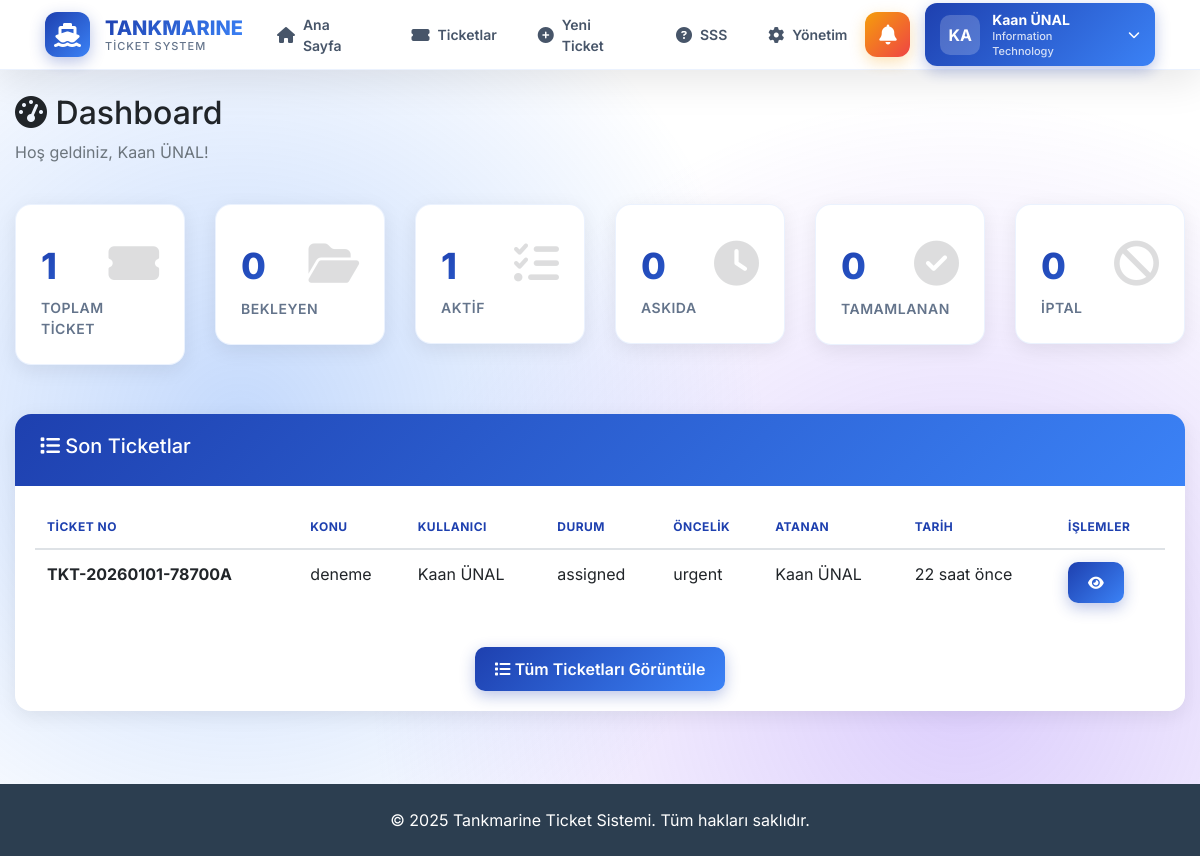
/dashboard.php (signed in), run on the app's committed database.
### tables this page shows
CREATE TABLE `tickets` (
  `id` int(11) NOT NULL,
  `ticket_number` varchar(20) NOT NULL,
  `user_id` int(11) NOT NULL,
  `assigned_to` int(11) DEFAULT NULL,
  `category_id` int(11) DEFAULT NULL,
  `subject` varchar(255) NOT NULL,
  `description` text NOT NULL,
  `priority` enum('low','medium','high','urgent') DEFAULT 'medium',
  `status` enum('open','assigned','in_progress','waiting','completed','cancelled') DEFAULT 'open',
  `attachment` varchar(255) DEFAULT NULL,
  `requires_approval` tinyint(1) DEFAULT 0,
  `approved_by` int(11) DEFAULT NULL,
  `created_at` timestamp NOT NULL DEFAULT current_timestamp(),
  `updated_at` timestamp NOT NULL DEFAULT current_timestamp() ON UPDATE current_timestamp()
);

CREATE TABLE `users` (
  `id` int(11) NOT NULL,
  `name` varchar(100) NOT NULL,
  `email` varchar(100) NOT NULL,
  `password` varchar(255) NOT NULL,
  `role` enum('admin','manager','user') DEFAULT 'user',
  `department` varchar(50) DEFAULT 'genel',
  `created_at` timestamp NOT NULL DEFAULT current_timestamp()
);

### config.php (called while the page is built, shortened)
<?php
function isAdmin()
{
    return isset($_SESSION['role']) && $_SESSION['role'] === 'admin';
}
function isManager()
{
    return isset($_SESSION['role']) && ($_SESSION['role'] === 'admin' || $_SESSION['role'] === 'manager');
}
function getUserId()
{
    return $_SESSION['user_id'] ?? null;
}
function getUserDepartment()
{
    return $_SESSION['department'] ?? null;
}
function getStatusBadge($status)
{
    $badges = [
        'open' => '<span class="badge badge-primary">Açık</span>',
        'assigned' => '<span class="badge badge-info">Atandı</span>',
        'in_progress' => '<span class="badge badge-warning">İşlemde</span>',
        'waiting' => '<span class="badge badge-secondary">Beklemede</span>',
        'completed' => '<span class="badge badge-success">Tamamlandı</span>',
        'cancelled' => '<span class="badge badge-danger">İptal</span>'
    ];
    return $badges[$status] ?? $status;
}
function getPriorityBadge($priority)
{
    $badges = [
        'low' => '<span class="badge badge-success">Düşük</span>',
        'medium' => '<span class="badge badge-info">Orta</span>',
        'high' => '<span class="badge badge-warning">Yüksek</span>',
        'urgent' => '<span class="badge badge-danger">Acil</span>'
    ];
    return $badges[$priority] ?? $priority;
}
function timeAgo($datetime)
{
    $timestamp = strtotime($datetime);
    $diff = time() - $timestamp;
    if ($diff < 86400) return floor($diff / 3600) . ' saat önce';
    return date('d.m.Y H:i', $timestamp);
}
function sanitize($data)
{
    return htmlspecialchars($data, ENT_QUOTES, 'UTF-8');
}
function canViewTicketDetail($ticket, $userId, $userRole, $userDept)
{
    if ($userRole === 'admin') {
        return true;
    }
    return false;
}

### dashboard.php (the view, shortened to what this page needs)
<?php
require_once 'config.php';
$userId = getUserId();
$role = getUserRole();
$stmt = $pdo->query("SELECT
    COUNT(*) as total,
    SUM(CASE WHEN status = 'open' THEN 1 ELSE 0 END) as open,
    SUM(CASE WHEN status = 'assigned' OR status = 'in_progress' THEN 1 ELSE 0 END) as active,
    SUM(CASE WHEN status = 'waiting' THEN 1 ELSE 0 END) as waiting,
    SUM(CASE WHEN status = 'completed' THEN 1 ELSE 0 END) as completed,
    SUM(CASE WHEN status = 'cancelled' THEN 1 ELSE 0 END) as cancelled
FROM tickets");
$stats = $stmt->fetch();
$userDept = getUserDepartment();
$stmt = $pdo->query("SELECT t.*, u.name as user_name, u.department as user_department,
                     a.name as assigned_name, c.department as category_department
                     FROM tickets t
                     LEFT JOIN users u ON t.user_id = u.id
                     LEFT JOIN users a ON t.assigned_to = a.id
                     LEFT JOIN categories c ON t.category_id = c.id
                     ORDER BY t.created_at DESC LIMIT 10");
$recent_tickets = $stmt->fetchAll();
include 'header.php';
?>
<div class="container-fluid mt-4">
    <div class="row mb-4">
        <div class="col-12">
            <h2><i class="fas fa-tachometer-alt"></i> Dashboard</h2>
            <p class="text-muted">Hoş geldiniz, <?php echo sanitize($_SESSION['user_name']); ?>!</p>
        </div>
    </div>
    <div class="row mb-4">
        <div class="col-md-2">
            <div class="stat-card stat-total">
                <div class="stat-icon"><i class="fas fa-ticket-alt"></i></div>
                <div class="stat-content">
                    <h3><?php echo $stats['total']; ?></h3>
                    <p>Toplam Ticket</p>
                </div>
            </div>
        </div>
        <div class="col-md-2">
            <div class="stat-card stat-open">
                <div class="stat-icon"><i class="fas fa-folder-open"></i></div>
                <div class="stat-content">
                    <h3><?php echo $stats['open']; ?></h3>
                    <p>Bekleyen</p>
                </div>
            </div>
        </div>
        <div class="col-md-2">
            <div class="stat-card stat-active">
                <div class="stat-icon"><i class="fas fa-tasks"></i></div>
                <div class="stat-content">
                    <h3><?php echo $stats['active']; ?></h3>
                    <p>Aktif</p>
                </div>
            </div>
        </div>
        <div class="col-md-2">
            <div class="stat-card stat-waiting">
                <div class="stat-icon"><i class="fas fa-clock"></i></div>
                <div class="stat-content">
                    <h3><?php echo $stats['waiting']; ?></h3>
                    <p>Askıda</p>
                </div>
            </div>
        </div>
        <div class="col-md-2">
            <div class="stat-card stat-completed">
                <div class="stat-icon"><i class="fas fa-check-circle"></i></div>
                <div class="stat-content">
                    <h3><?php echo $stats['completed']; ?></h3>
                    <p>Tamamlanan</p>
                </div>
            </div>
        </div>
        <div class="col-md-2">
            <div class="stat-card stat-cancelled">
                <div class="stat-icon"><i class="fas fa-ban"></i></div>
                <div class="stat-content">
                    <h3><?php echo $stats['cancelled']; ?></h3>
                    <p>İptal</p>
                </div>
            </div>
        </div>
    </div>
    <div class="row">
        <div class="col-12">
            <div class="card">
                <div class="card-header">
                    <h5><i class="fas fa-list"></i> Son Ticketlar</h5>
                </div>
                <div class="card-body">
                    <div class="table-responsive">
                        <table class="table table-hover">
                            <thead>
                                <tr>
                                    <th>Ticket No</th>
                                    <th>Konu</th>
                                    <?php if (isManager()): ?>
                                        <th>Kullanıcı</th>
                                    <?php endif; ?>
                                    <th>Durum</th>
                                    <th>Öncelik</th>
                                    <?php if (isAdmin()): ?>
                                        <th>Atanan</th>
                                    <?php endif; ?>
                                    <th>Tarih</th>
                                    <th>İşlemler</th>
                                </tr>
                            </thead>
                            <tbody>
                                <?php if (empty($recent_tickets)): ?>
                                    <tr>
                                        <td colspan="8" class="text-center">Henüz ticket bulunmuyor.</td>
                                    </tr>
                                <?php else: ?>
                                    <?php foreach ($recent_tickets as $ticket): ?>
                                        <?php $can_view_detail = canViewTicketDetail($ticket, $userId, $role, $userDept); ?>
                                        <tr <?php echo !$can_view_detail ? 'style="opacity: 0.6;"' : ''; ?>>
                                            <td><strong><?php echo sanitize($ticket['ticket_number']); ?></strong></td>
                                            <td><?php echo sanitize($ticket['subject']); ?></td>
                                            <?php if (isManager()): ?>
                                                <td><?php echo sanitize($ticket['user_name']); ?></td>
                                            <?php endif; ?>
                                            <td><?php echo getStatusBadge($ticket['status']); ?></td>
                                            <td><?php echo getPriorityBadge($ticket['priority']); ?></td>
                                            <?php if (isAdmin()): ?>
                                                <td><?php echo $ticket['assigned_name'] ? sanitize($ticket['assigned_name']) : '<em>Atanmadı</em>'; ?></td>
                                            <?php endif; ?>
                                            <td><?php echo timeAgo($ticket['created_at']); ?></td>
                                            <td>
                                                <?php if ($can_view_detail): ?>
                                                    <a href="ticket_detail.php?id=<?php echo $ticket['id']; ?>" class="btn btn-sm btn-primary">
                                                        <i class="fas fa-eye"></i>
                                                    </a>
                                                <?php else: ?>
                                                    <button class="btn btn-sm btn-secondary" disabled title="Detay görüntüleme yetkiniz yok">
                                                        <i class="fas fa-lock"></i>
                                                    </button>
                                                <?php endif; ?>
                                            </td>
                                        </tr>
                                    <?php endforeach; ?>
                                <?php endif; ?>
                            </tbody>
                        </table>
                    </div>
                    <div class="text-center mt-3">
                        <a href="tickets.php" class="btn btn-primary">
                            <i class="fas fa-list"></i> Tüm Ticketları Görüntüle
                        </a>
                    </div>
                </div>
            </div>
        </div>
    </div>
</div>
<?php include 'footer.php'; ?>

### header.php (style rules this page uses)
:root { --primary: #1e40af; --primary-dark: #1e3a8a; --secondary: #3b82f6; --accent: #60a5fa; --dark: #0f172a; --light: #f8fafc; --header-height: 70px; }
* { font-family: 'Inter', sans-serif; }
body { background-attachment: fixed; padding-top: var(--header-height); min-height: 100vh; }
body::before { content: ''; position: fixed; top: 0; left: 0; right: 0; bottom: 0; background: radial-gradient(circle at 20% 50%, rgba(59, 130, 246, 0.3) 0%, transparent 50%), radial-gradient(circle at 80% 80%, rgba(139, 92, 246, 0.3) 0%, transparent 50%); z-index: -1; }
.container-fluid, .container { background: transparent; }
.card { background: white; border: none; border-radius: 16px; box-shadow: 0 5px 20px rgba(0, 0, 0, 0.08); margin-bottom: 25px; overflow: hidden; }
.card-header { background: linear-gradient(135deg, var(--primary) 0%, var(--secondary) 100%); color: white; border: none; padding: 20px 25px; font-weight: 700; }
.stat-card { background: white; border-radius: 16px; padding: 25px; box-shadow: 0 5px 20px rgba(0, 0, 0, 0.08); transition: all 0.3s ease; margin-bottom: 25px; border: 1px solid rgba(59, 130, 246, 0.1); }
.stat-card h3 { font-size: 36px; font-weight: 800; margin: 15px 0 8px 0; background: linear-gradient(135deg, var(--primary) 0%, var(--secondary) 100%); -webkit-background-clip: text; -webkit-text-fill-color: transparent; background-clip: text; }
.stat-card p { color: #64748b; margin: 0; font-size: 14px; font-weight: 600; text-transform: uppercase; letter-spacing: 0.5px; }
.stat-icon { font-size: 45px; opacity: 0.15; float: right; }
.btn-primary { background: linear-gradient(135deg, var(--primary) 0%, var(--secondary) 100%); border: none; border-radius: 10px; padding: 10px 20px; font-weight: 600; box-shadow: 0 5px 15px rgba(30, 64, 175, 0.3); transition: all 0.3s ease; }
.table th { border-top: none; font-weight: 700; color: var(--primary); text-transform: uppercase; font-size: 12px; letter-spacing: 0.5px; }

### data on the page
tickets: ticket_number "TKT-20260101-78700A", subject "deneme", user.name "Kaan ÜNAL", status "assigned", priority "urgent", created_at "22 saat önce"

### other printed values
substr($_SESSION['user_name'], 0, 2) "KA"
$_SESSION['user_name'] "Kaan ÜNAL"
getDepartmentName($_SESSION['department']) "Information Technology"
$stats['total'] "1"
$stats['open'] "0"
$stats['active'] "1"
$stats['waiting'] "0"
$stats['completed'] "0"
$stats['cancelled'] "0"
SITE_NAME "Tankmarine Ticket Sistemi"
